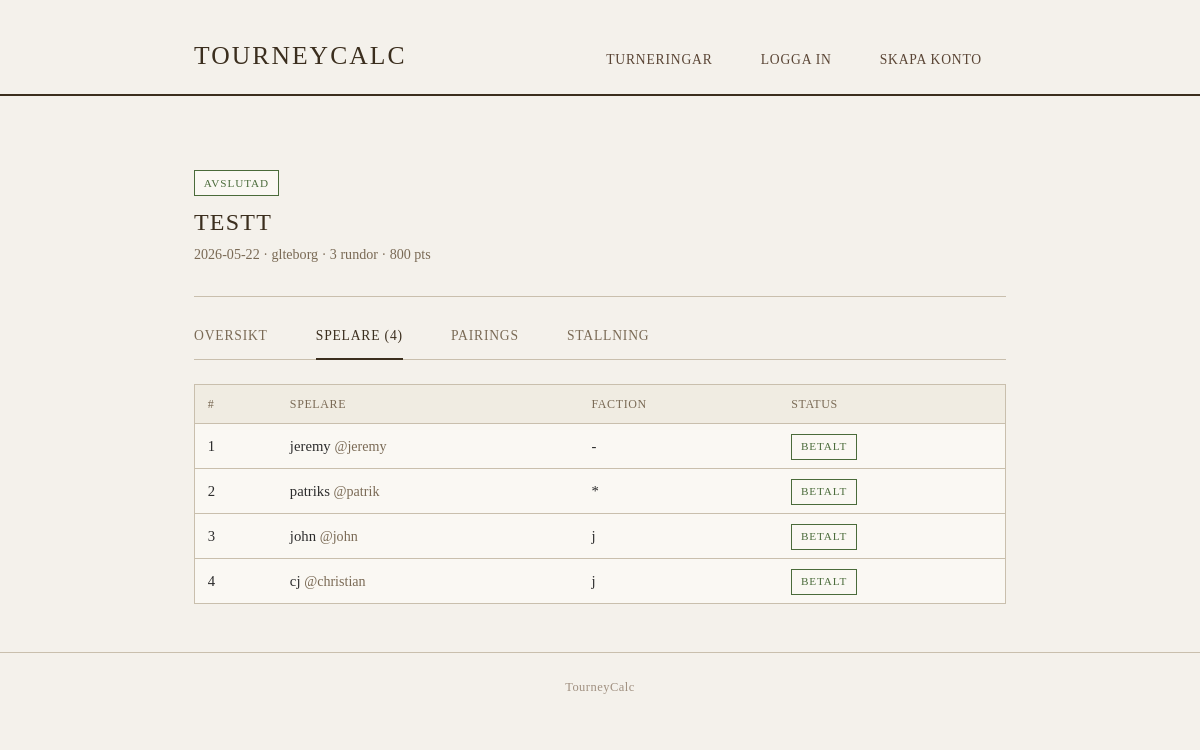
/t/testt?tab=players, run on the app's committed database.
### models.py (models this page shows, shortened)
class Tournament(db.Model):
    __tablename__ = "tournaments"
    id = db.Column(db.Integer, primary_key=True)
    name = db.Column(db.String(160), nullable=False)
    slug = db.Column(db.String(180), unique=True, nullable=False)
    date = db.Column(db.Date, nullable=False)
    location = db.Column(db.String(160), nullable=False)
    description = db.Column(db.Text, default="")
    num_rounds = db.Column(db.Integer, default=3, nullable=False)
    points_limit = db.Column(db.Integer, default=800)
    win_tp = db.Column(db.Integer, default=3)
    draw_tp = db.Column(db.Integer, default=1)
    loss_tp = db.Column(db.Integer, default=0)
    state = db.Column(db.Enum(TournamentState), default=TournamentState.DRAFT, nullable=False)
    created_by = db.Column(db.Integer, db.ForeignKey("players.id"))
    created_at = db.Column(db.DateTime, default=datetime.utcnow)
    creator = db.relationship("Player")
    registrations = db.relationship("Registration", backref="tournament", cascade="all, delete-orphan")
    rounds = db.relationship("Round", backref="tournament", cascade="all, delete-orphan", order_by="Round.number")

class Registration(db.Model):
    __tablename__ = "registrations"
    id = db.Column(db.Integer, primary_key=True)
    tournament_id = db.Column(db.Integer, db.ForeignKey("tournaments.id"), nullable=False)
    player_id = db.Column(db.Integer, db.ForeignKey("players.id"), nullable=False)
    army_list = db.Column(db.Text, default="")
    paid = db.Column(db.Boolean, default=False)
    dropped = db.Column(db.Boolean, default=False)
    registered_at = db.Column(db.DateTime, default=datetime.utcnow)
    player = db.relationship("Player")
    __table_args__ = (db.UniqueConstraint("tournament_id", "player_id"),)

class Player(UserMixin, db.Model):
    __tablename__ = "players"
    id = db.Column(db.Integer, primary_key=True)
    username = db.Column(db.String(80), unique=True, nullable=False)
    email = db.Column(db.String(120), unique=True, nullable=False)
    display_name = db.Column(db.String(120), nullable=False)
    faction = db.Column(db.String(120), default="")
    password_hash = db.Column(db.String(255), nullable=False)
    is_admin = db.Column(db.Boolean, default=False, nullable=False)
    created_at = db.Column(db.DateTime, default=datetime.utcnow)

### tournaments.py (the view)
@bp.route("/<slug>")
def detail(slug):
    t = Tournament.query.filter_by(slug=slug).first_or_404()
    tab = request.args.get("tab", "overview")
    standings = compute_standings(t) if tab == "standings" else None
    is_registered = current_user.is_authenticated and any(r.player_id == current_user.id for r in t.registrations)
    return render_template("tournaments/detail.html", t=t, tab=tab, standings=standings, is_registered=is_registered)

### models.py (called while the page is built)
    @property
    def label(self):
        return {"draft":"Utkast","registration":"Anmalan oppen","in_progress":"Pagar","finished":"Avslutad"}[self.value]

    @property
    def css(self):
        return {"draft":"badge-muted","registration":"badge-info","in_progress":"badge-active","finished":"badge-done"}[self.value]

### templates/tournaments/detail.html (shortened to what this page needs)
{% extends "base.html" %}{% block title %}{{ t.name }}{% endblock %}{% block content %}
<header class="page-head"><div>
<span class="badge {{ t.state.css }}">{{ t.state.label }}</span>
<h1>{{ t.name }}</h1>
<p class="muted">{{ t.date }} &middot; {{ t.location }} &middot; {{ t.num_rounds }} rundor &middot; {{ t.points_limit }} pts</p></div>
</header>
<nav class="tabs">
<a class="tab {% if tab=='overview' %}active{% endif %}" href="?tab=overview">Oversikt</a>
<a class="tab {% if tab=='players' %}active{% endif %}" href="?tab=players">Spelare ({{ t.registrations|length }})</a>
<a class="tab {% if tab=='pairings' %}active{% endif %}" href="?tab=pairings">Pairings</a>
<a class="tab {% if tab=='standings' %}active{% endif %}" href="?tab=standings">Stallning</a>
</nav>
<section>
{% if tab == 'overview' %}
{% if t.description %}<p>{{ t.description }}</p>{% endif %}
<dl class="meta">
<dt>Datum</dt><dd>{{ t.date }}</dd>
<dt>Plats</dt><dd>{{ t.location }}</dd>
<dt>Rundor</dt><dd>{{ t.num_rounds }}</dd>
<dt>Poang/lista</dt><dd>{{ t.points_limit }}</dd>
<dt>Vinstpoang</dt><dd>W {{ t.win_tp }} / D {{ t.draw_tp }} / L {{ t.loss_tp }}</dd>
</dl>
{% if current_user.is_authenticated %}
{% if t.state.value == 'registration' %}
{% if is_registered %}<p class="muted">Du ar anmald.</p>
<form method="post" action="{{ url_for('t.unregister', slug=t.slug) }}"><button class="btn">Avanmal</button></form>
{% else %}<h2>Anmal dig</h2>
<form method="post" action="{{ url_for('t.register', slug=t.slug) }}" class="stack">
<label>Armelista (valfritt) <textarea name="army_list" rows="5"></textarea></label>
<button class="btn btn-primary">Anmal mig</button></form>{% endif %}
{% elif t.state.value == 'draft' %}<p class="muted">Anmalan ar inte oppen an.</p>
{% elif t.state.value == 'in_progress' %}<p class="muted">Turneringen pagar.</p>
{% else %}<p class="muted">Avslutad.</p>{% endif %}
{% else %}<p><a href="{{ url_for('auth.login') }}">Logga in</a> for att anmala dig.</p>{% endif %}
{% elif tab == 'players' %}
{% if t.registrations %}<table class="data"><thead><tr><th>#</th><th>Spelare</th><th>Faction</th><th>Status</th></tr></thead><tbody>
{% for r in t.registrations %}<tr {% if r.dropped %}class="row-muted"{% endif %}>
<td>{{ loop.index }}</td><td>{{ r.player.display_name }} <span class="muted">@{{ r.player.username }}</span></td>
<td>{{ r.player.faction or '-' }}</td>
<td>{% if r.dropped %}<span class="badge badge-muted">Avhoppad</span>{% elif r.paid %}<span class="badge badge-done">Betalt</span>{% else %}<span class="badge badge-info">Anmald</span>{% endif %}</td>
</tr>{% endfor %}</tbody></table>
{% else %}<p class="muted">Inga anmalda an.</p>{% endif %}
{% endif %}
</section>
{% endblock %}

### templates/base.html (shortened to what this page needs)
<!doctype html>
<html lang="sv"><head><meta charset="utf-8"><meta name="viewport" content="width=device-width,initial-scale=1">
<link rel="stylesheet" href="{{ url_for('static', filename='css/base.css') }}">
<link rel="stylesheet" href="{{ url_for('static', filename='css/app.css') }}"></head><body>
<header class="site-header"><div class="container">
<a class="brand" href="{{ url_for('home') }}">TourneyCalc</a>
<nav class="site-nav">
<a href="{{ url_for('t.index') }}" class="{% if request.endpoint=='t.index' %}active{% endif %}">Turneringar</a>
{% if current_user.is_authenticated %}<span class="user-chip">{{ current_user.display_name }}{% if current_user.is_admin %} <span class="badge badge-admin">admin</span>{% endif %}</span>
<a href="{{ url_for('auth.logout') }}">Logga ut</a>
{% else %}<a href="{{ url_for('auth.login') }}">Logga in</a>
<a href="{{ url_for('auth.register') }}">Skapa konto</a>{% endif %}
</nav></div></header>
<main class="container">
{% block content %}{% endblock %}
</main>
<footer class="site-footer"><div class="container">TourneyCalc</div></footer>
</body></html>

### static/css/base.css (style rules this page uses)
*, *::before, *::after { box-sizing: border-box; margin: 0; padding: 0; }
body { font-family: 'Georgia', serif; background-color: #f4f1eb; color: #2c2c2c; font-size: 1rem; line-height: 1.7; }
header { border-bottom: 2px solid #3b2e1e; padding: 2rem 0 1rem; margin-bottom: 2.5rem; }
header h1 { font-size: 1.6rem; font-weight: normal; letter-spacing: 0.08em; text-transform: uppercase; color: #3b2e1e; }
nav { margin-top: 1rem; }
nav a { display: inline-block; margin-right: 1.5rem; text-decoration: none; font-size: 0.85rem; letter-spacing: 0.06em; text-transform: uppercase; color: #5a4535; border-bottom: 1px solid transparent; padding-bottom: 2px; transition: border-color 0.2s; }
nav a:hover, nav a.active { border-bottom-color: #3b2e1e; color: #3b2e1e; }
main { padding-bottom: 4rem; }
p { margin-bottom: 1rem; color: #3a3530; }
footer { border-top: 1px solid #c9bfad; padding: 1.5rem 0; font-size: 0.78rem; color: #a09080; letter-spacing: 0.04em; }

### static/css/app.css (style rules this page uses)
:root { --c-ink:#3b2e1e; --c-text:#2c2c2c; --c-muted:#7a6a55; --c-line:#c9bfad; --c-paper:#faf8f3; --c-bg:#f4f1eb; --c-accent:#6b4a2b; --c-success:#4a6b3a; --c-danger:#8a3a2e; --c-info:#3a5a6b; }
.brand { font-size:1.6rem; font-weight:normal; letter-spacing:0.08em; text-transform:uppercase; color:var(--c-ink); text-decoration:none; }
.badge { display:inline-block; font-size:0.7rem; letter-spacing:0.08em; text-transform:uppercase; padding:0.15rem 0.55rem; border:1px solid var(--c-line); background:var(--c-paper); color:var(--c-muted); }
.badge-done { color:var(--c-success); border-color:var(--c-success); }
table.data { width:100%; border-collapse:collapse; margin:1rem 0; background:var(--c-paper); border:1px solid var(--c-line); font-size:0.92rem; }
table.data th, table.data td { padding:0.55rem 0.8rem; border-bottom:1px solid var(--c-line); text-align:left; }
table.data th { font-weight:normal; text-transform:uppercase; letter-spacing:0.05em; font-size:0.75rem; color:var(--c-muted); background:#f0ece2; }
table.data tr:last-child td { border-bottom:none; }
.page-head { display:flex; justify-content:space-between; align-items:flex-start; gap:1rem; flex-wrap:wrap; border-bottom:1px solid var(--c-line); padding-bottom:0.8rem; margin-bottom:1rem; }
.page-head h1 { font-size:1.5rem; font-weight:normal; letter-spacing:0.05em; text-transform:uppercase; color:var(--c-ink); margin-top:0.4rem; }
.tabs { display:flex; gap:1.5rem; flex-wrap:wrap; border-bottom:1px solid var(--c-line); margin-bottom:1.5rem; }
.tab { text-decoration:none; font-size:0.85rem; letter-spacing:0.06em; text-transform:uppercase; color:var(--c-muted); padding:0.7rem 0; border-bottom:2px solid transparent; margin-bottom:-1px; }
.tab:hover, .tab.active { color:var(--c-ink); border-bottom-color:var(--c-ink); }
.muted { color:var(--c-muted); font-size:0.88rem; }
.site-header { border-bottom:2px solid var(--c-ink); padding:2rem 0 1rem; margin-bottom:2.5rem; }
.site-header .container { display:flex; justify-content:space-between; align-items:baseline; flex-wrap:wrap; gap:1rem; }
.site-nav { display:flex; align-items:baseline; flex-wrap:wrap; gap:1.5rem; }
.site-nav a { text-decoration:none; font-size:0.85rem; letter-spacing:0.06em; text-transform:uppercase; color:#5a4535; border-bottom:1px solid transparent; padding-bottom:2px; }
.container { max-width:860px; margin:0 auto; padding:0 1.5rem; }
footer.site-footer { border-top:1px solid var(--c-line); padding:1.5rem 0; margin-top:3rem; font-size:0.78rem; color:#a09080; letter-spacing:0.04em; text-align:center; }

### data on the page
Tournament: state.label "AVSLUTAD", name "TESTT", date "2026-05-22", location "glteborg", num_rounds "3", points_limit "800"
Registration: player.display_name "jeremy", player.username "jeremy", player "-", dropped "BETALT"
Registration: player.display_name "patriks", player.username "patrik", player "*", dropped "BETALT"
Registration: player.display_name "john", player.username "john", player "j", dropped "BETALT"
Registration: player.display_name "cj", player.username "christian", player "j", dropped "BETALT"

### other printed values
{{ t.registrations|length }} "4"
